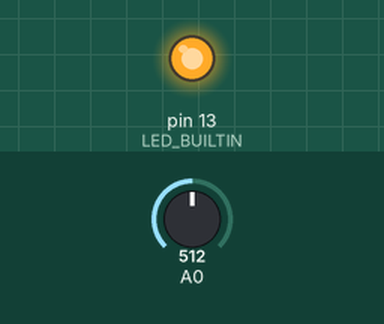
Recording of a sketch running on a simulated Arduino Uno, built with avr-gcc and run on an emulated ATmega328P. Parts: output pins drawn as LEDs (lit = HIGH). The inputs (shaded band) are chosen by the test bench; at power-on: A0 = 512.

Above: at 1.2 s.
1.3 s: A0 set to 493
At 1.7 s:
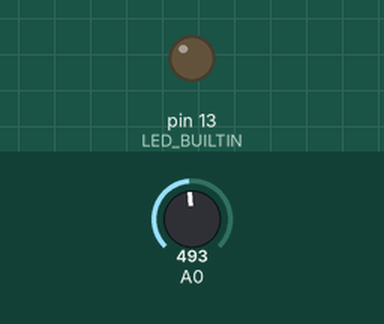
2.8 s: A0 set to 521
At 4.0 s:
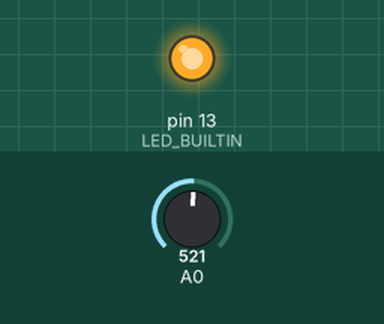
4.3 s: A0 set to 511
At 5.3 s:
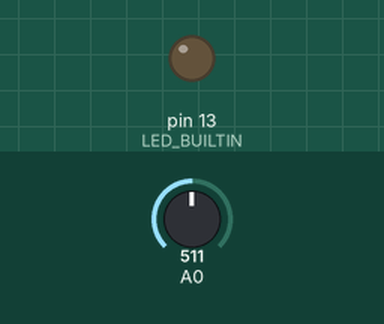
Timing chart, 0 to 7.3 s (numbered marks = the images above; inputs shaded):
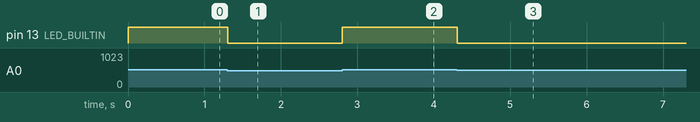

The sketch:

analog_hi_lo.ino
```cpp
void setup()
{
  pinMode(LED_BUILTIN, OUTPUT);
}

void loop()
{
  digitalWrite(LED_BUILTIN, (analogRead(A0) > 511 ? HIGH : LOW));
  delay(100);
}
```

Measured:
- the behaviour switches between 512 and 511 on A0 (found by bisection; images 0 and 1)
- after the input at 1.3 s, pin 13 (LED_BUILTIN): HIGH → LOW at once
- after the input at 2.8 s, pin 13 (LED_BUILTIN): LOW → HIGH at once
- after the input at 4.3 s, pin 13 (LED_BUILTIN): HIGH → LOW at once
